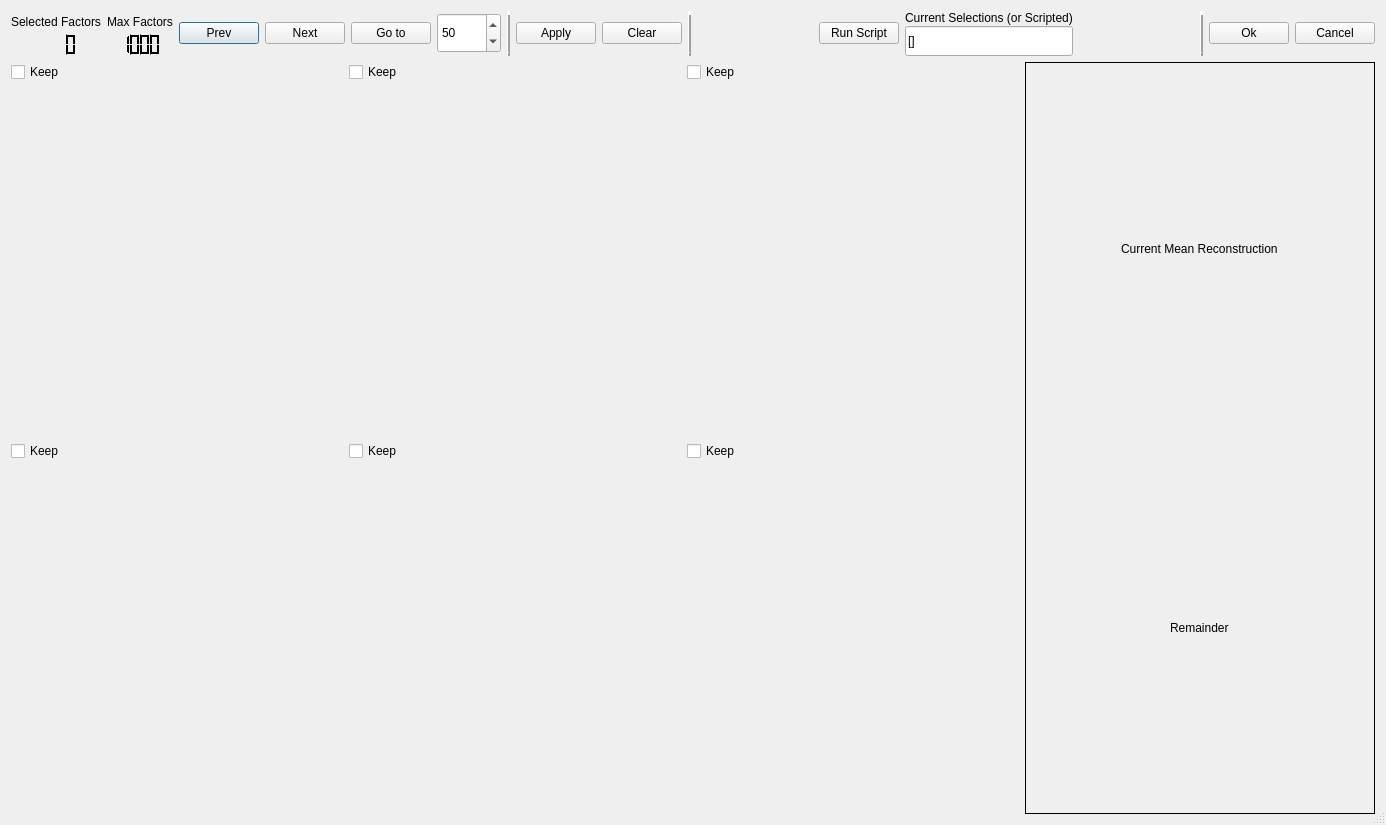
<?xml version="1.0" encoding="UTF-8"?>
<ui version="4.0">
 <class>Dialog</class>
 <widget class="QDialog" name="Dialog">
  <property name="geometry">
   <rect>
    <x>0</x>
    <y>0</y>
    <width>1386</width>
    <height>825</height>
   </rect>
  </property>
  <property name="windowTitle">
   <string>Factorization Viewer</string>
  </property>
  <property name="sizeGripEnabled">
   <bool>true</bool>
  </property>
  <layout class="QGridLayout" name="gridLayout_2">
   <property name="sizeConstraint">
    <enum>QLayout::SetNoConstraint</enum>
   </property>
   <item row="0" column="0" colspan="2">
    <layout class="QHBoxLayout" name="horizontalLayout">
     <item>
      <layout class="QVBoxLayout" name="verticalLayout">
       <property name="spacing">
        <number>0</number>
       </property>
       <item alignment="Qt::AlignHCenter">
        <widget class="QLabel" name="labelSelectedFactors">
         <property name="maximumSize">
          <size>
           <width>16777215</width>
           <height>30</height>
          </size>
         </property>
         <property name="text">
          <string>Selected Factors</string>
         </property>
        </widget>
       </item>
       <item alignment="Qt::AlignHCenter">
        <widget class="QLCDNumber" name="lcdSelectedFactors">
         <property name="palette">
          <palette>
           <active>
            <colorrole role="WindowText">
             <brush brushstyle="SolidPattern">
              <color alpha="255">
               <red>255</red>
               <green>255</green>
               <blue>255</blue>
              </color>
             </brush>
            </colorrole>
            <colorrole role="Button">
             <brush brushstyle="SolidPattern">
              <color alpha="255">
               <red>0</red>
               <green>0</green>
               <blue>0</blue>
              </color>
             </brush>
            </colorrole>
            <colorrole role="Light">
             <brush brushstyle="SolidPattern">
              <color alpha="255">
               <red>0</red>
               <green>0</green>
               <blue>0</blue>
              </color>
             </brush>
            </colorrole>
            <colorrole role="Midlight">
             <brush brushstyle="SolidPattern">
              <color alpha="255">
               <red>0</red>
               <green>0</green>
               <blue>0</blue>
              </color>
             </brush>
            </colorrole>
            <colorrole role="Dark">
             <brush brushstyle="SolidPattern">
              <color alpha="255">
               <red>0</red>
               <green>0</green>
               <blue>0</blue>
              </color>
             </brush>
            </colorrole>
            <colorrole role="Mid">
             <brush brushstyle="SolidPattern">
              <color alpha="255">
               <red>0</red>
               <green>0</green>
               <blue>0</blue>
              </color>
             </brush>
            </colorrole>
            <colorrole role="Text">
             <brush brushstyle="SolidPattern">
              <color alpha="255">
               <red>255</red>
               <green>255</green>
               <blue>255</blue>
              </color>
             </brush>
            </colorrole>
            <colorrole role="BrightText">
             <brush brushstyle="SolidPattern">
              <color alpha="255">
               <red>255</red>
               <green>255</green>
               <blue>255</blue>
              </color>
             </brush>
            </colorrole>
            <colorrole role="ButtonText">
             <brush brushstyle="SolidPattern">
              <color alpha="255">
               <red>255</red>
               <green>255</green>
               <blue>255</blue>
              </color>
             </brush>
            </colorrole>
            <colorrole role="Base">
             <brush brushstyle="SolidPattern">
              <color alpha="255">
               <red>0</red>
               <green>0</green>
               <blue>0</blue>
              </color>
             </brush>
            </colorrole>
            <colorrole role="Window">
             <brush brushstyle="SolidPattern">
              <color alpha="255">
               <red>0</red>
               <green>0</green>
               <blue>0</blue>
              </color>
             </brush>
            </colorrole>
            <colorrole role="Shadow">
             <brush brushstyle="SolidPattern">
              <color alpha="255">
               <red>0</red>
               <green>0</green>
               <blue>0</blue>
              </color>
             </brush>
            </colorrole>
            <colorrole role="AlternateBase">
             <brush brushstyle="SolidPattern">
              <color alpha="255">
               <red>0</red>
               <green>0</green>
               <blue>0</blue>
              </color>
             </brush>
            </colorrole>
            <colorrole role="ToolTipBase">
             <brush brushstyle="SolidPattern">
              <color alpha="255">
               <red>255</red>
               <green>255</green>
               <blue>220</blue>
              </color>
             </brush>
            </colorrole>
            <colorrole role="ToolTipText">
             <brush brushstyle="SolidPattern">
              <color alpha="255">
               <red>0</red>
               <green>0</green>
               <blue>0</blue>
              </color>
             </brush>
            </colorrole>
           </active>
           <inactive>
            <colorrole role="WindowText">
             <brush brushstyle="SolidPattern">
              <color alpha="255">
               <red>255</red>
               <green>255</green>
               <blue>255</blue>
              </color>
             </brush>
            </colorrole>
            <colorrole role="Button">
             <brush brushstyle="SolidPattern">
              <color alpha="255">
               <red>0</red>
               <green>0</green>
               <blue>0</blue>
              </color>
             </brush>
            </colorrole>
            <colorrole role="Light">
             <brush brushstyle="SolidPattern">
              <color alpha="255">
               <red>0</red>
               <green>0</green>
               <blue>0</blue>
              </color>
             </brush>
            </colorrole>
            <colorrole role="Midlight">
             <brush brushstyle="SolidPattern">
              <color alpha="255">
               <red>0</red>
               <green>0</green>
               <blue>0</blue>
              </color>
             </brush>
            </colorrole>
            <colorrole role="Dark">
             <brush brushstyle="SolidPattern">
              <color alpha="255">
               <red>0</red>
               <green>0</green>
               <blue>0</blue>
              </color>
             </brush>
            </colorrole>
            <colorrole role="Mid">
             <brush brushstyle="SolidPattern">
              <color alpha="255">
               <red>0</red>
               <green>0</green>
               <blue>0</blue>
              </color>
             </brush>
            </colorrole>
            <colorrole role="Text">
             <brush brushstyle="SolidPattern">
              <color alpha="255">
               <red>255</red>
               <green>255</green>
               <blue>255</blue>
              </color>
             </brush>
            </colorrole>
            <colorrole role="BrightText">
             <brush brushstyle="SolidPattern">
              <color alpha="255">
               <red>255</red>
               <green>255</green>
               <blue>255</blue>
              </color>
             </brush>
            </colorrole>
            <colorrole role="ButtonText">
             <brush brushstyle="SolidPattern">
              <color alpha="255">
               <red>255</red>
               <green>255</green>
               <blue>255</blue>
              </color>
             </brush>
            </colorrole>
            <colorrole role="Base">
             <brush brushstyle="SolidPattern">
              <color alpha="255">
               <red>0</red>
               <green>0</green>
               <blue>0</blue>
              </color>
             </brush>
            </colorrole>
            <colorrole role="Window">
             <brush brushstyle="SolidPattern">
              <color alpha="255">
               <red>0</red>
               <green>0</green>
               <blue>0</blue>
              </color>
             </brush>
            </colorrole>
            <colorrole role="Shadow">
             <brush brushstyle="SolidPattern">
              <color alpha="255">
               <red>0</red>
               <green>0</green>
               <blue>0</blue>
              </color>
             </brush>
            </colorrole>
            <colorrole role="AlternateBase">
             <brush brushstyle="SolidPattern">
              <color alpha="255">
               <red>0</red>
               <green>0</green>
               <blue>0</blue>
              </color>
             </brush>
            </colorrole>
            <colorrole role="ToolTipBase">
             <brush brushstyle="SolidPattern">
              <color alpha="255">
               <red>255</red>
               <green>255</green>
               <blue>220</blue>
              </color>
             </brush>
            </colorrole>
            <colorrole role="ToolTipText">
             <brush brushstyle="SolidPattern">
              <color alpha="255">
               <red>0</red>
               <green>0</green>
               <blue>0</blue>
              </color>
             </brush>
            </colorrole>
           </inactive>
           <disabled>
            <colorrole role="WindowText">
             <brush brushstyle="SolidPattern">
              <color alpha="255">
               <red>0</red>
               <green>0</green>
               <blue>0</blue>
              </color>
             </brush>
            </colorrole>
            <colorrole role="Button">
             <brush brushstyle="SolidPattern">
              <color alpha="255">
               <red>0</red>
               <green>0</green>
               <blue>0</blue>
              </color>
             </brush>
            </colorrole>
            <colorrole role="Light">
             <brush brushstyle="SolidPattern">
              <color alpha="255">
               <red>0</red>
               <green>0</green>
               <blue>0</blue>
              </color>
             </brush>
            </colorrole>
            <colorrole role="Midlight">
             <brush brushstyle="SolidPattern">
              <color alpha="255">
               <red>0</red>
               <green>0</green>
               <blue>0</blue>
              </color>
             </brush>
            </colorrole>
            <colorrole role="Dark">
             <brush brushstyle="SolidPattern">
              <color alpha="255">
               <red>0</red>
               <green>0</green>
               <blue>0</blue>
              </color>
             </brush>
            </colorrole>
            <colorrole role="Mid">
             <brush brushstyle="SolidPattern">
              <color alpha="255">
               <red>0</red>
               <green>0</green>
               <blue>0</blue>
              </color>
             </brush>
            </colorrole>
            <colorrole role="Text">
             <brush brushstyle="SolidPattern">
              <color alpha="255">
               <red>0</red>
               <green>0</green>
               <blue>0</blue>
              </color>
             </brush>
            </colorrole>
            <colorrole role="BrightText">
             <brush brushstyle="SolidPattern">
              <color alpha="255">
               <red>255</red>
               <green>255</green>
               <blue>255</blue>
              </color>
             </brush>
            </colorrole>
            <colorrole role="ButtonText">
             <brush brushstyle="SolidPattern">
              <color alpha="255">
               <red>0</red>
               <green>0</green>
               <blue>0</blue>
              </color>
             </brush>
            </colorrole>
            <colorrole role="Base">
             <brush brushstyle="SolidPattern">
              <color alpha="255">
               <red>0</red>
               <green>0</green>
               <blue>0</blue>
              </color>
             </brush>
            </colorrole>
            <colorrole role="Window">
             <brush brushstyle="SolidPattern">
              <color alpha="255">
               <red>0</red>
               <green>0</green>
               <blue>0</blue>
              </color>
             </brush>
            </colorrole>
            <colorrole role="Shadow">
             <brush brushstyle="SolidPattern">
              <color alpha="255">
               <red>0</red>
               <green>0</green>
               <blue>0</blue>
              </color>
             </brush>
            </colorrole>
            <colorrole role="AlternateBase">
             <brush brushstyle="SolidPattern">
              <color alpha="255">
               <red>0</red>
               <green>0</green>
               <blue>0</blue>
              </color>
             </brush>
            </colorrole>
            <colorrole role="ToolTipBase">
             <brush brushstyle="SolidPattern">
              <color alpha="255">
               <red>255</red>
               <green>255</green>
               <blue>220</blue>
              </color>
             </brush>
            </colorrole>
            <colorrole role="ToolTipText">
             <brush brushstyle="SolidPattern">
              <color alpha="255">
               <red>0</red>
               <green>0</green>
               <blue>0</blue>
              </color>
             </brush>
            </colorrole>
           </disabled>
          </palette>
         </property>
         <property name="frameShape">
          <enum>QFrame::NoFrame</enum>
         </property>
         <property name="frameShadow">
          <enum>QFrame::Plain</enum>
         </property>
         <property name="digitCount">
          <number>4</number>
         </property>
         <property name="value" stdset="0">
          <double>0.000000000000000</double>
         </property>
         <property name="intValue" stdset="0">
          <number>0</number>
         </property>
        </widget>
       </item>
      </layout>
     </item>
     <item>
      <layout class="QVBoxLayout" name="verticalLayout_2">
       <property name="spacing">
        <number>0</number>
       </property>
       <item alignment="Qt::AlignHCenter">
        <widget class="QLabel" name="labelMaxFactors">
         <property name="maximumSize">
          <size>
           <width>16777215</width>
           <height>30</height>
          </size>
         </property>
         <property name="text">
          <string>Max Factors</string>
         </property>
        </widget>
       </item>
       <item alignment="Qt::AlignHCenter">
        <widget class="QLCDNumber" name="lcdMaxFactors">
         <property name="palette">
          <palette>
           <active>
            <colorrole role="WindowText">
             <brush brushstyle="SolidPattern">
              <color alpha="255">
               <red>255</red>
               <green>255</green>
               <blue>255</blue>
              </color>
             </brush>
            </colorrole>
            <colorrole role="Button">
             <brush brushstyle="SolidPattern">
              <color alpha="255">
               <red>0</red>
               <green>0</green>
               <blue>0</blue>
              </color>
             </brush>
            </colorrole>
            <colorrole role="Light">
             <brush brushstyle="SolidPattern">
              <color alpha="255">
               <red>0</red>
               <green>0</green>
               <blue>0</blue>
              </color>
             </brush>
            </colorrole>
            <colorrole role="Midlight">
             <brush brushstyle="SolidPattern">
              <color alpha="255">
               <red>0</red>
               <green>0</green>
               <blue>0</blue>
              </color>
             </brush>
            </colorrole>
            <colorrole role="Dark">
             <brush brushstyle="SolidPattern">
              <color alpha="255">
               <red>0</red>
               <green>0</green>
               <blue>0</blue>
              </color>
             </brush>
            </colorrole>
            <colorrole role="Mid">
             <brush brushstyle="SolidPattern">
              <color alpha="255">
               <red>0</red>
               <green>0</green>
               <blue>0</blue>
              </color>
             </brush>
            </colorrole>
            <colorrole role="Text">
             <brush brushstyle="SolidPattern">
              <color alpha="255">
               <red>255</red>
               <green>255</green>
               <blue>255</blue>
              </color>
             </brush>
            </colorrole>
            <colorrole role="BrightText">
             <brush brushstyle="SolidPattern">
              <color alpha="255">
               <red>255</red>
               <green>255</green>
               <blue>255</blue>
              </color>
             </brush>
            </colorrole>
            <colorrole role="ButtonText">
             <brush brushstyle="SolidPattern">
              <color alpha="255">
               <red>255</red>
               <green>255</green>
               <blue>255</blue>
              </color>
             </brush>
            </colorrole>
            <colorrole role="Base">
             <brush brushstyle="SolidPattern">
              <color alpha="255">
               <red>0</red>
               <green>0</green>
               <blue>0</blue>
              </color>
             </brush>
            </colorrole>
            <colorrole role="Window">
             <brush brushstyle="SolidPattern">
              <color alpha="255">
               <red>0</red>
               <green>0</green>
               <blue>0</blue>
              </color>
             </brush>
            </colorrole>
            <colorrole role="Shadow">
             <brush brushstyle="SolidPattern">
              <color alpha="255">
               <red>0</red>
               <green>0</green>
               <blue>0</blue>
              </color>
             </brush>
            </colorrole>
            <colorrole role="AlternateBase">
             <brush brushstyle="SolidPattern">
              <color alpha="255">
               <red>0</red>
               <green>0</green>
               <blue>0</blue>
              </color>
             </brush>
            </colorrole>
            <colorrole role="ToolTipBase">
             <brush brushstyle="SolidPattern">
              <color alpha="255">
               <red>255</red>
               <green>255</green>
               <blue>220</blue>
              </color>
             </brush>
            </colorrole>
            <colorrole role="ToolTipText">
             <brush brushstyle="SolidPattern">
              <color alpha="255">
               <red>0</red>
               <green>0</green>
               <blue>0</blue>
              </color>
             </brush>
            </colorrole>
           </active>
           <inactive>
            <colorrole role="WindowText">
             <brush brushstyle="SolidPattern">
              <color alpha="255">
               <red>255</red>
               <green>255</green>
               <blue>255</blue>
              </color>
             </brush>
            </colorrole>
            <colorrole role="Button">
             <brush brushstyle="SolidPattern">
              <color alpha="255">
               <red>0</red>
               <green>0</green>
               <blue>0</blue>
              </color>
             </brush>
            </colorrole>
            <colorrole role="Light">
             <brush brushstyle="SolidPattern">
              <color alpha="255">
               <red>0</red>
               <green>0</green>
               <blue>0</blue>
              </color>
             </brush>
            </colorrole>
            <colorrole role="Midlight">
             <brush brushstyle="SolidPattern">
              <color alpha="255">
               <red>0</red>
               <green>0</green>
               <blue>0</blue>
              </color>
             </brush>
            </colorrole>
            <colorrole role="Dark">
             <brush brushstyle="SolidPattern">
              <color alpha="255">
               <red>0</red>
               <green>0</green>
               <blue>0</blue>
              </color>
             </brush>
            </colorrole>
            <colorrole role="Mid">
             <brush brushstyle="SolidPattern">
              <color alpha="255">
               <red>0</red>
               <green>0</green>
               <blue>0</blue>
              </color>
             </brush>
            </colorrole>
            <colorrole role="Text">
             <brush brushstyle="SolidPattern">
              <color alpha="255">
               <red>255</red>
               <green>255</green>
               <blue>255</blue>
              </color>
             </brush>
            </colorrole>
            <colorrole role="BrightText">
             <brush brushstyle="SolidPattern">
              <color alpha="255">
               <red>255</red>
               <green>255</green>
               <blue>255</blue>
              </color>
             </brush>
            </colorrole>
            <colorrole role="ButtonText">
             <brush brushstyle="SolidPattern">
              <color alpha="255">
               <red>255</red>
               <green>255</green>
               <blue>255</blue>
              </color>
             </brush>
            </colorrole>
            <colorrole role="Base">
             <brush brushstyle="SolidPattern">
              <color alpha="255">
               <red>0</red>
               <green>0</green>
               <blue>0</blue>
              </color>
             </brush>
            </colorrole>
            <colorrole role="Window">
             <brush brushstyle="SolidPattern">
              <color alpha="255">
               <red>0</red>
               <green>0</green>
               <blue>0</blue>
              </color>
             </brush>
            </colorrole>
            <colorrole role="Shadow">
             <brush brushstyle="SolidPattern">
              <color alpha="255">
               <red>0</red>
               <green>0</green>
               <blue>0</blue>
              </color>
             </brush>
            </colorrole>
            <colorrole role="AlternateBase">
             <brush brushstyle="SolidPattern">
              <color alpha="255">
               <red>0</red>
               <green>0</green>
               <blue>0</blue>
              </color>
             </brush>
            </colorrole>
            <colorrole role="ToolTipBase">
             <brush brushstyle="SolidPattern">
              <color alpha="255">
               <red>255</red>
               <green>255</green>
               <blue>220</blue>
              </color>
             </brush>
            </colorrole>
            <colorrole role="ToolTipText">
             <brush brushstyle="SolidPattern">
              <color alpha="255">
               <red>0</red>
               <green>0</green>
               <blue>0</blue>
              </color>
             </brush>
            </colorrole>
           </inactive>
           <disabled>
            <colorrole role="WindowText">
             <brush brushstyle="SolidPattern">
              <color alpha="255">
               <red>0</red>
               <green>0</green>
               <blue>0</blue>
              </color>
             </brush>
            </colorrole>
            <colorrole role="Button">
             <brush brushstyle="SolidPattern">
              <color alpha="255">
               <red>0</red>
               <green>0</green>
               <blue>0</blue>
              </color>
             </brush>
            </colorrole>
            <colorrole role="Light">
             <brush brushstyle="SolidPattern">
              <color alpha="255">
               <red>0</red>
               <green>0</green>
               <blue>0</blue>
              </color>
             </brush>
            </colorrole>
            <colorrole role="Midlight">
             <brush brushstyle="SolidPattern">
              <color alpha="255">
               <red>0</red>
               <green>0</green>
               <blue>0</blue>
              </color>
             </brush>
            </colorrole>
            <colorrole role="Dark">
             <brush brushstyle="SolidPattern">
              <color alpha="255">
               <red>0</red>
               <green>0</green>
               <blue>0</blue>
              </color>
             </brush>
            </colorrole>
            <colorrole role="Mid">
             <brush brushstyle="SolidPattern">
              <color alpha="255">
               <red>0</red>
               <green>0</green>
               <blue>0</blue>
              </color>
             </brush>
            </colorrole>
            <colorrole role="Text">
             <brush brushstyle="SolidPattern">
              <color alpha="255">
               <red>0</red>
               <green>0</green>
               <blue>0</blue>
              </color>
             </brush>
            </colorrole>
            <colorrole role="BrightText">
             <brush brushstyle="SolidPattern">
              <color alpha="255">
               <red>255</red>
               <green>255</green>
               <blue>255</blue>
              </color>
             </brush>
            </colorrole>
            <colorrole role="ButtonText">
             <brush brushstyle="SolidPattern">
              <color alpha="255">
               <red>0</red>
               <green>0</green>
               <blue>0</blue>
              </color>
             </brush>
            </colorrole>
            <colorrole role="Base">
             <brush brushstyle="SolidPattern">
              <color alpha="255">
               <red>0</red>
               <green>0</green>
               <blue>0</blue>
              </color>
             </brush>
            </colorrole>
            <colorrole role="Window">
             <brush brushstyle="SolidPattern">
              <color alpha="255">
               <red>0</red>
               <green>0</green>
               <blue>0</blue>
              </color>
             </brush>
            </colorrole>
            <colorrole role="Shadow">
             <brush brushstyle="SolidPattern">
              <color alpha="255">
               <red>0</red>
               <green>0</green>
               <blue>0</blue>
              </color>
             </brush>
            </colorrole>
            <colorrole role="AlternateBase">
             <brush brushstyle="SolidPattern">
              <color alpha="255">
               <red>0</red>
               <green>0</green>
               <blue>0</blue>
              </color>
             </brush>
            </colorrole>
            <colorrole role="ToolTipBase">
             <brush brushstyle="SolidPattern">
              <color alpha="255">
               <red>255</red>
               <green>255</green>
               <blue>220</blue>
              </color>
             </brush>
            </colorrole>
            <colorrole role="ToolTipText">
             <brush brushstyle="SolidPattern">
              <color alpha="255">
               <red>0</red>
               <green>0</green>
               <blue>0</blue>
              </color>
             </brush>
            </colorrole>
           </disabled>
          </palette>
         </property>
         <property name="frameShape">
          <enum>QFrame::NoFrame</enum>
         </property>
         <property name="frameShadow">
          <enum>QFrame::Plain</enum>
         </property>
         <property name="digitCount">
          <number>4</number>
         </property>
         <property name="value" stdset="0">
          <double>1000.000000000000000</double>
         </property>
        </widget>
       </item>
      </layout>
     </item>
     <item>
      <widget class="QPushButton" name="pushButtonPrev">
       <property name="layoutDirection">
        <enum>Qt::LeftToRight</enum>
       </property>
       <property name="text">
        <string>Prev</string>
       </property>
       <property name="icon">
        <iconset resource="../icons_all.qrc">
         <normaloff>:/icons/open-iconic-master/png/arrow-thick-left-8x.png</normaloff>:/icons/open-iconic-master/png/arrow-thick-left-8x.png</iconset>
       </property>
       <property name="iconSize">
        <size>
         <width>35</width>
         <height>35</height>
        </size>
       </property>
       <property name="default">
        <bool>false</bool>
       </property>
       <property name="flat">
        <bool>false</bool>
       </property>
      </widget>
     </item>
     <item>
      <widget class="QPushButton" name="pushButtonNext">
       <property name="layoutDirection">
        <enum>Qt::LeftToRight</enum>
       </property>
       <property name="text">
        <string>Next</string>
       </property>
       <property name="icon">
        <iconset resource="../icons_all.qrc">
         <normaloff>:/icons/open-iconic-master/png/arrow-thick-right-8x.png</normaloff>:/icons/open-iconic-master/png/arrow-thick-right-8x.png</iconset>
       </property>
       <property name="iconSize">
        <size>
         <width>35</width>
         <height>35</height>
        </size>
       </property>
       <property name="default">
        <bool>false</bool>
       </property>
       <property name="flat">
        <bool>false</bool>
       </property>
      </widget>
     </item>
     <item>
      <widget class="QPushButton" name="pushButtonGoTo">
       <property name="layoutDirection">
        <enum>Qt::LeftToRight</enum>
       </property>
       <property name="text">
        <string>Go to</string>
       </property>
       <property name="icon">
        <iconset resource="../icons_all.qrc">
         <normaloff>:/icons/open-iconic-master/png/account-login-8x.png</normaloff>:/icons/open-iconic-master/png/account-login-8x.png</iconset>
       </property>
       <property name="iconSize">
        <size>
         <width>35</width>
         <height>35</height>
        </size>
       </property>
       <property name="default">
        <bool>false</bool>
       </property>
       <property name="flat">
        <bool>false</bool>
       </property>
      </widget>
     </item>
     <item>
      <widget class="QSpinBox" name="spinBoxGoTo">
       <property name="minimumSize">
        <size>
         <width>64</width>
         <height>40</height>
        </size>
       </property>
       <property name="maximum">
        <number>10000</number>
       </property>
       <property name="value">
        <number>50</number>
       </property>
      </widget>
     </item>
     <item>
      <widget class="QFrame" name="frame_2">
       <property name="frameShape">
        <enum>QFrame::VLine</enum>
       </property>
       <property name="frameShadow">
        <enum>QFrame::Raised</enum>
       </property>
       <property name="lineWidth">
        <number>4</number>
       </property>
      </widget>
     </item>
     <item>
      <widget class="QPushButton" name="pushButtonApply">
       <property name="layoutDirection">
        <enum>Qt::LeftToRight</enum>
       </property>
       <property name="text">
        <string>Apply</string>
       </property>
       <property name="icon">
        <iconset resource="../icons_all.qrc">
         <normaloff>:/icons/open-iconic-master/png/plus-8x.png</normaloff>:/icons/open-iconic-master/png/plus-8x.png</iconset>
       </property>
       <property name="iconSize">
        <size>
         <width>35</width>
         <height>35</height>
        </size>
       </property>
       <property name="default">
        <bool>false</bool>
       </property>
       <property name="flat">
        <bool>false</bool>
       </property>
      </widget>
     </item>
     <item>
      <widget class="QPushButton" name="pushButtonClear">
       <property name="layoutDirection">
        <enum>Qt::LeftToRight</enum>
       </property>
       <property name="text">
        <string>Clear</string>
       </property>
       <property name="icon">
        <iconset resource="../icons_all.qrc">
         <normaloff>:/icons/open-iconic-master/png/ban-8x.png</normaloff>:/icons/open-iconic-master/png/ban-8x.png</iconset>
       </property>
       <property name="iconSize">
        <size>
         <width>35</width>
         <height>35</height>
        </size>
       </property>
       <property name="default">
        <bool>false</bool>
       </property>
       <property name="flat">
        <bool>false</bool>
       </property>
      </widget>
     </item>
     <item>
      <widget class="QFrame" name="frame_3">
       <property name="frameShape">
        <enum>QFrame::VLine</enum>
       </property>
       <property name="frameShadow">
        <enum>QFrame::Raised</enum>
       </property>
       <property name="lineWidth">
        <number>4</number>
       </property>
      </widget>
     </item>
     <item>
      <spacer name="horizontalSpacer">
       <property name="orientation">
        <enum>Qt::Horizontal</enum>
       </property>
       <property name="sizeHint" stdset="0">
        <size>
         <width>40</width>
         <height>20</height>
        </size>
       </property>
      </spacer>
     </item>
     <item>
      <widget class="QPushButton" name="pushButtonScript">
       <property name="layoutDirection">
        <enum>Qt::LeftToRight</enum>
       </property>
       <property name="text">
        <string>Run Script</string>
       </property>
       <property name="icon">
        <iconset resource="../icons_all.qrc">
         <normaloff>:/icons/open-iconic-master/png/play-circle-8x.png</normaloff>:/icons/open-iconic-master/png/play-circle-8x.png</iconset>
       </property>
       <property name="iconSize">
        <size>
         <width>35</width>
         <height>35</height>
        </size>
       </property>
       <property name="default">
        <bool>false</bool>
       </property>
       <property name="flat">
        <bool>false</bool>
       </property>
      </widget>
     </item>
     <item>
      <layout class="QVBoxLayout" name="verticalLayout_5">
       <property name="spacing">
        <number>1</number>
       </property>
       <item>
        <widget class="QLabel" name="label_5">
         <property name="text">
          <string>Current Selections (or Scripted)</string>
         </property>
        </widget>
       </item>
       <item>
        <widget class="QLineEdit" name="lineEditSelections">
         <property name="minimumSize">
          <size>
           <width>0</width>
           <height>30</height>
          </size>
         </property>
         <property name="text">
          <string>[]</string>
         </property>
        </widget>
       </item>
      </layout>
     </item>
     <item>
      <spacer name="horizontalSpacer_3">
       <property name="orientation">
        <enum>Qt::Horizontal</enum>
       </property>
       <property name="sizeHint" stdset="0">
        <size>
         <width>40</width>
         <height>20</height>
        </size>
       </property>
      </spacer>
     </item>
     <item>
      <widget class="QFrame" name="frame_4">
       <property name="frameShape">
        <enum>QFrame::VLine</enum>
       </property>
       <property name="frameShadow">
        <enum>QFrame::Raised</enum>
       </property>
       <property name="lineWidth">
        <number>4</number>
       </property>
      </widget>
     </item>
     <item>
      <widget class="QPushButton" name="pushButtonOk">
       <property name="layoutDirection">
        <enum>Qt::LeftToRight</enum>
       </property>
       <property name="text">
        <string>Ok</string>
       </property>
       <property name="icon">
        <iconset resource="../icons_all.qrc">
         <normaloff>:/icons/open-iconic-master/png/check-8x.png</normaloff>:/icons/open-iconic-master/png/check-8x.png</iconset>
       </property>
       <property name="iconSize">
        <size>
         <width>35</width>
         <height>35</height>
        </size>
       </property>
       <property name="default">
        <bool>false</bool>
       </property>
       <property name="flat">
        <bool>false</bool>
       </property>
      </widget>
     </item>
     <item>
      <widget class="QPushButton" name="pushButtonCancel">
       <property name="layoutDirection">
        <enum>Qt::LeftToRight</enum>
       </property>
       <property name="text">
        <string>Cancel</string>
       </property>
       <property name="icon">
        <iconset resource="../icons_all.qrc">
         <normaloff>:/icons/open-iconic-master/png/thumb-down-8x.png</normaloff>:/icons/open-iconic-master/png/thumb-down-8x.png</iconset>
       </property>
       <property name="iconSize">
        <size>
         <width>35</width>
         <height>35</height>
        </size>
       </property>
       <property name="default">
        <bool>false</bool>
       </property>
       <property name="flat">
        <bool>false</bool>
       </property>
      </widget>
     </item>
    </layout>
   </item>
   <item row="1" column="0">
    <layout class="QGridLayout" name="gridLayout">
     <item row="2" column="2">
      <widget class="QCheckBox" name="checkBox_6">
       <property name="text">
        <string>Keep</string>
       </property>
      </widget>
     </item>
     <item row="0" column="2">
      <widget class="QCheckBox" name="checkBox_3">
       <property name="text">
        <string>Keep</string>
       </property>
      </widget>
     </item>
     <item row="2" column="1">
      <widget class="QCheckBox" name="checkBox_5">
       <property name="text">
        <string>Keep</string>
       </property>
      </widget>
     </item>
     <item row="1" column="0">
      <spacer name="verticalSpacer">
       <property name="orientation">
        <enum>Qt::Vertical</enum>
       </property>
       <property name="sizeHint" stdset="0">
        <size>
         <width>20</width>
         <height>40</height>
        </size>
       </property>
      </spacer>
     </item>
     <item row="2" column="0">
      <widget class="QCheckBox" name="checkBox_4">
       <property name="text">
        <string>Keep</string>
       </property>
      </widget>
     </item>
     <item row="0" column="1">
      <widget class="QCheckBox" name="checkBox_2">
       <property name="text">
        <string>Keep</string>
       </property>
      </widget>
     </item>
     <item row="0" column="0">
      <widget class="QCheckBox" name="checkBox">
       <property name="text">
        <string>Keep</string>
       </property>
      </widget>
     </item>
     <item row="3" column="0">
      <spacer name="verticalSpacer_2">
       <property name="orientation">
        <enum>Qt::Vertical</enum>
       </property>
       <property name="sizeHint" stdset="0">
        <size>
         <width>20</width>
         <height>40</height>
        </size>
       </property>
      </spacer>
     </item>
    </layout>
   </item>
   <item row="1" column="1">
    <widget class="QFrame" name="frame">
     <property name="minimumSize">
      <size>
       <width>300</width>
       <height>0</height>
      </size>
     </property>
     <property name="maximumSize">
      <size>
       <width>350</width>
       <height>16777215</height>
      </size>
     </property>
     <property name="frameShape">
      <enum>QFrame::Box</enum>
     </property>
     <property name="frameShadow">
      <enum>QFrame::Plain</enum>
     </property>
     <layout class="QVBoxLayout" name="verticalLayout_4">
      <item>
       <layout class="QVBoxLayout" name="verticalLayout_3">
        <item alignment="Qt::AlignHCenter">
         <widget class="QLabel" name="label_3">
          <property name="text">
           <string>Current Mean Reconstruction</string>
          </property>
         </widget>
        </item>
        <item>
         <spacer name="horizontalSpacer_2">
          <property name="orientation">
           <enum>Qt::Horizontal</enum>
          </property>
          <property name="sizeHint" stdset="0">
           <size>
            <width>40</width>
            <height>20</height>
           </size>
          </property>
         </spacer>
        </item>
        <item alignment="Qt::AlignHCenter">
         <widget class="QLabel" name="label_4">
          <property name="text">
           <string>Remainder</string>
          </property>
         </widget>
        </item>
       </layout>
      </item>
     </layout>
    </widget>
   </item>
  </layout>
 </widget>
 <resources>
  <include location="../icons_all.qrc"/>
 </resources>
 <connections/>
</ui>
